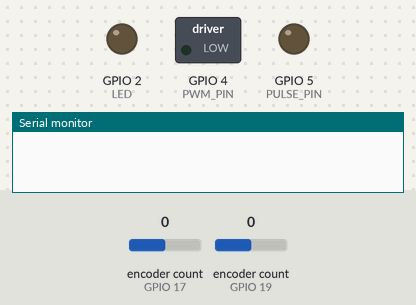
The program below on a simulated ESP32. On the bench: switched loads named in the program (green lamp = pin HIGH), output pins drawn as LEDs (lit = HIGH), the last lines printed to the serial monitor. The inputs (shaded band) are chosen by the test bench; at power-on: encoder count (sensors on GPIO 17, GPIO 19) 0.

Above: at 0.6 s.
At 2.6 s:
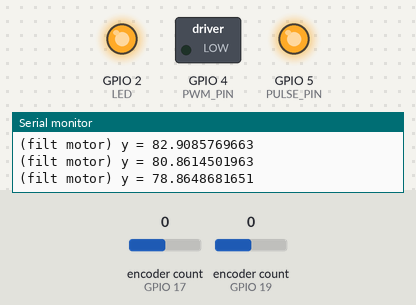
Timing chart, 0 to 4.1 s (numbered marks = the images above):
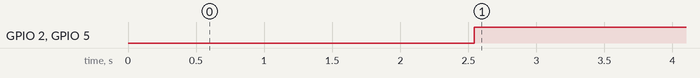

Measured:
- by itself, GPIO 2 (LED), GPIO 5 (PULSE_PIN): LOW → HIGH at 2.5 s

The program:

main.cpp
```cpp
#include <Arduino.h>
#include "constants.h"
#include <math.h>
#include <ESP32Encoder.h>
#include "timer0.h"
uint8_t isr_flag = 0;
uint8_t on = 0;
uint8_t error = 0;
volatile float ref_motor = 3.0;
volatile int64_t cnt_motor_prev = 0.0;
volatile int64_t cnt_wheel_prev = 0.0;
volatile float meas_motor = 0.0;
volatile float meas_wheel = 0.0;
ESP32Encoder enc_motor;
ESP32Encoder enc_wheel;
void update();
float pid_update(float e, bool rst);
float filt_motor_update(float u, bool rst);
void setup()
{
  Serial.begin(BAUD_RATE);
  uint64_t ticks = setup_timer(PRE_SCALE, TS, APB_CLK_F);
  enc_motor.attachFullQuad(ENC_A_PIN_MOTOR, ENC_B_PIN_MOTOR);
  enc_wheel.attachFullQuad(ENC_A_PIN_WHEEL, ENC_B_PIN_WHEEL);
  delay(500); // Wait a little bit before clearing encoder counts
  enc_motor.clearCount();
  enc_wheel.clearCount();
  pinMode(PULSE_PIN, OUTPUT);
  pinMode(LED, OUTPUT);
  digitalWrite(LED, LOW);
  digitalWrite(PULSE_PIN, LOW);
  ledcSetup(PWM_CH, PWM_F, PWM_BITS);
  ledcAttachPin(PWM_PIN, PWM_CH);
  ledcWrite(PWM_CH,PWM_MIN);
  delay(2000);
  if(TEST_PID)
  {
    for(int i = 0; i < 10; i++)
    {
      float u = pid_update(1.0, false);
      Serial.print("(pid) u = "); Serial.println(u,10);
    }
    pid_update(1.0, true);
  }
  if(TEST_FILT_MOTOR)
  {
    for(int i = 0; i < 10; i++)
    {
      float y = filt_motor_update(1.0, false);
      Serial.print("(filt motor) y = "); Serial.println(y,10);
    }
    filt_motor_update(1.0, true);
  }
}

void loop()
{
  if(isr_flag)
  {
    if(!error)
    {
      update();
    }
    isr_flag = 0;
  }
}
void update()
{
  // Check for timing violations
  static uint64_t t_p = micros();
  //static float u_tm1 = 0, u_tm2 = 0, e_tm1 = 0, e_tm2 = 0;
  uint64_t t = micros();
  if((t-t_p) > (TS_US+TS_US_TOL))
  { // Timing error occured
    digitalWrite(PULSE_PIN, HIGH);
    digitalWrite(LED, HIGH);
    error = 1;
  }else
  { // No error, keep on going
    on = !on;
    digitalWrite(PULSE_PIN, on);
    // 1) Measurement
    int64_t cnt_motor = enc_motor.getCount();
    int64_t cnt_wheel = enc_wheel.getCount();
    meas_motor = (cnt_motor-cnt_motor_prev)/CPR_MOTOR*2*M_PI;
    meas_wheel = (cnt_wheel-cnt_wheel_prev)/CPR_MOTOR*2*M_PI;
    // 2) Calculate motor voltage
    float u = 0.0;
    // 3) Detect polarity and saturate control signal
    uint8_t dir = u < 1 ? 0 : 1;
    int bits = (int) fabs(u/V_MAX*PWM_MAX);
    if(bits > PWM_MAX)
    {
      bits = PWM_MAX;
    }
    // 4) Write output to motor driver
    digitalWrite(DIR_PIN, dir);
    ledcWrite(PWM_CH, bits);
  }
  t_p = t;
}

float pid_update(float e, bool rst){
  static float _u[2] = {0,0}; // State
  static float _e[2] = {0,0}; // State
  float u; // Output
  // Calculate u(t) using direct implementation
  u = 1.0/A0_PID*(B0_PID*e + B1_PID*_e[0] + B2_PID*_e[1] - A1_PID*_u[0] - A2_PID*_u[1]);
  if(EN_LIM)
  {
    if(u > LIM)
    {
      u = LIM;
    }else if(u < -LIM)
    {
      u = -LIM;
    }
  }
  // Update states
  if(rst)
  {
    _u[1] = 0;
    _u[0] = 0;
    _e[1] = 0;
    _e[0] = 0;
  }else
  {
    _u[1] = _u[0];
    _u[0] = u;
    _e[1] = _e[0];
    _e[0] = e;
  }
  return u;
}
float filt_motor_update(float u, bool rst){
  static float _u = 0; // State
  static float _y = 0; // State
  float y; // Output
  // Calculate y(t) using direct implementation
  y = 1.0/A0_FILT*(B0_FILT*u + B1_FILT*_u - A1_FILT*_y);
  // Update state
  if(rst)
  {
    _u = 0;
    _y = 0;
  }else
  {
    _u = u;
    _y = y;
  }
  return y;
}
```

constants.h
```cpp
//###############################
//|          TESTING            |
//###############################
#define TEST_PID 1
#define TEST_FILT_MOTOR 1
//###############################
//|       COMMUNICATION         |
//###############################
#define BAUD_RATE 115200

//###############################
//|           TIMING            |
//###############################

#define PRE_SCALE 80       // Prescaler
#define APB_CLK_F 80e6     // APB (advanced peripheral bus) clock frequency
#define TS        0.00025  // Sampling time
#define TS_US     250
#define TS_US_TOL 10

//###############################
//|            GPIO             |
//###############################
#define ENC_A_PIN_MOTOR 19
#define ENC_B_PIN_MOTOR 18
#define ENC_A_PIN_WHEEL 17
#define ENC_B_PIN_WHEEL 16
#define PULSE_PIN 5
#define PWM_CH 0
#define PWM_PIN 4
#define DIR_PIN 21
#define LED 2
//###############################
//|            PID              |
//###############################
#define V_BAT 22.1
#define V_MAX V_BAT
#define KP 0.08
#define TAU_I 0.01
#define TAU_D 0.2
#define ALPHA 0.4
#define LIM V_MAX
#define EN_LIM true
#define A0_PID 1.0
#define A1_PID (TAU_I*(TS - 2.0*ALPHA*TAU_D) - 1.0*TAU_I*(TS + 2.0*ALPHA*TAU_D))/(TAU_I*(TS + 2.0*ALPHA*TAU_D))
#define A2_PID (-1.0*TAU_I*(TS - 2.0*ALPHA*TAU_D))/(TAU_I*(TS + 2.0*ALPHA*TAU_D))
#define B0_PID (0.5*KP*(TS + 2.0*TAU_D)*(TS + 2.0*TAU_I))/(TAU_I*(TS + 2.0*ALPHA*TAU_D))
#define B1_PID (0.5*KP*(TS - 2.0*TAU_D)*(TS + 2.0*TAU_I) + 0.5*KP*(TS + 2.0*TAU_D)*(TS - 2.0*TAU_I))/(TAU_I*(TS + 2.0*ALPHA*TAU_D))
#define B2_PID (0.5*KP*(TS - 2.0*TAU_D)*(TS - 2.0*TAU_I))/(TAU_I*(TS + 2.0*ALPHA*TAU_D))
//###############################
//|          FILTER             |
//###############################
#define FILT_TYPE 0
#if FILT_TYPE == 0 // Low pass filtered derivative (high pass filter with 1/tau DC gain)
  #define TAU_FILT 0.01
  #define A0_FILT 1
  #define A1_FILT (TS-2*TAU_FILT)/(2*TAU_FILT+TS)
  #define B0_FILT 2/(2*TAU_FILT+TS)
  #define B1_FILT -2/(2*TAU_FILT+TS)
#elif FILT_TYPE == 1 // High pass filter
  #define TAU_FILT 10
  #define A0_FILT 1
  #define A1_FILT (TS-2*TAU_FILT)/(2*TAU_FILT+TS)
  #define B0_FILT 2*TAU_FILT/(2*TAU_FILT+TS)
  #define B1_FILT -2*TAU_FILT/(2*TAU_FILT+TS)
#elif FILT_TYPE == 2 // Low pass filter
  #define TAU_FILT 0.01
  #define A0_FILT 1
  #define A1_FILT (TS-2*TAU_FILT)/(TS+2*TAU_FILT)
  #define B0_FILT TS/(TS+2*TAU_FILT)
  #define B1_FILT TS/(TS+2*TAU_FILT)
#endif
//###############################
//|          ENCODER            |
//###############################
#define PPR_MOTOR 1024.0
#define CPR_MOTOR 4.0*PPR_MOTOR
#define PPR_WHEEL 5120.0
#define CPR_WHEEL 4.0*PPR_WHEEL
//###############################
//|             PWM             |
//###############################
#define PWM_F 70000
#define PWM_BITS 9
#define PWM_MAX (int)(pow(2,PWM_BITS)-1)
#define PWM_MIN 0
```
